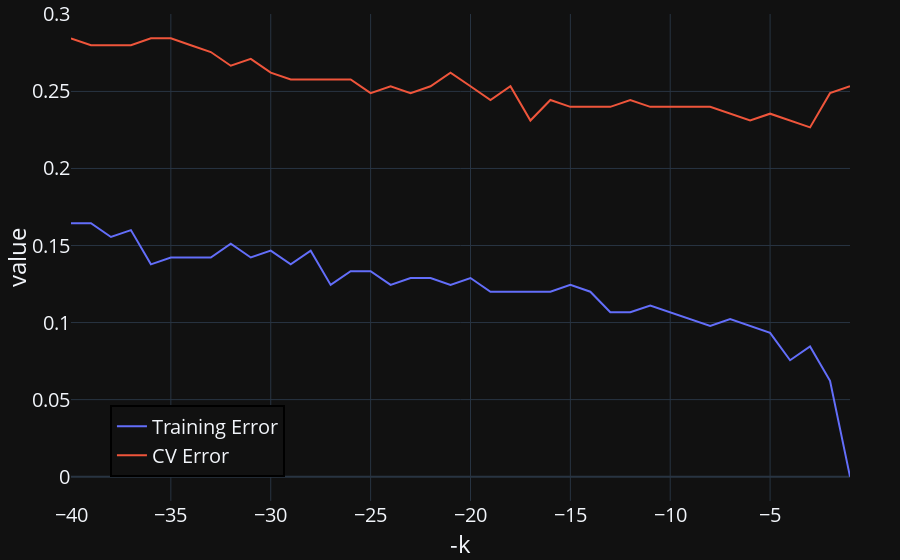

The notebook cell this image was saved under:
### Code cell
fig = px.line(both_training_and_CV_errors.iloc[0:40], x = "-k", y = ["Training Error", "CV Error"])
standardize_figure(fig)
fig.update_layout(legend_title= "", legend=dict(x=0.05, y=0.05, bordercolor="Black", borderwidth=2))
fig.show()
fig.write_image("images/Training_and_CV_error_vs_minus_k_small_k_only.png")

### Figure 1 — Plotly figure (JSON) as saved in the notebook; plotly's stock layout.template omitted (floating-point values rounded to 4 significant figures)
{"data": [{"hovertemplate": "variable=Training Error<br>-k=%{x}<br>value=%{y}<extra></extra>", "legendgroup": "Training Error", "line": {"color": "#636efa", "dash": "solid"}, "marker": {"symbol": "circle"}, "mode": "lines", "name": "Training Error", "orientation": "v", "showlegend": true, "x": [-1, -2, -3, -4, -5, -6, -7, -8, -9, -10, -11, -12, -13, -14, -15, -16, -17, -18, -19, -20, -21, -22, -23, -24, -25, -26, -27, -28, -29, -30, -31, -32, -33, -34, -35, -36, -37, -38, -39, -40], "xaxis": "x", "y": [0.0, 0.06222, 0.08444, 0.07556, 0.09333, 0.09778, 0.1022, 0.09778, 0.1022, 0.1067, 0.1111, 0.1067, 0.1067, 0.12, 0.1244, 0.12, 0.12, 0.12, 0.12, 0.1289, 0.1244, 0.1289, 0.1289, 0.1244, 0.1333, 0.1333, 0.1244, 0.1467, 0.1378, 0.1467, 0.1422, 0.1511, 0.1422, 0.1422, 0.1422, 0.1378, 0.16, 0.1556, 0.1644, 0.1644], "yaxis": "y", "type": "scatter"}, {"hovertemplate": "variable=CV Error<br>-k=%{x}<br>value=%{y}<extra></extra>", "legendgroup": "CV Error", "line": {"color": "#EF553B", "dash": "solid"}, "marker": {"symbol": "circle"}, "mode": "lines", "name": "CV Error", "orientation": "v", "showlegend": true, "x": [-1, -2, -3, -4, -5, -6, -7, -8, -9, -10, -11, -12, -13, -14, -15, -16, -17, -18, -19, -20, -21, -22, -23, -24, -25, -26, -27, -28, -29, -30, -31, -32, -33, -34, -35, -36, -37, -38, -39, -40], "xaxis": "x", "y": [0.2533, 0.2489, 0.2267, 0.2311, 0.2356, 0.2311, 0.2356, 0.24, 0.24, 0.24, 0.24, 0.2444, 0.24, 0.24, 0.24, 0.2444, 0.2311, 0.2533, 0.2444, 0.2533, 0.2622, 0.2533, 0.2489, 0.2533, 0.2489, 0.2578, 0.2578, 0.2578, 0.2578, 0.2622, 0.2711, 0.2667, 0.2756, 0.28, 0.2844, 0.2844, 0.28, 0.28, 0.28, 0.2844], "yaxis": "y", "type": "scatter"}], "layout": {"xaxis": {"anchor": "y", "domain": [0.0, 1.0], "title": {"text": "-k"}}, "yaxis": {"anchor": "x", "domain": [0.0, 1.0], "title": {"text": "value"}}, "legend": {"title": {"text": ""}, "tracegroupgap": 0, "x": 0.05, "y": 0.05, "bordercolor": "Black", "borderwidth": 2}, "margin": {"t": 1, "l": 50, "r": 50, "b": 0}, "font": {"size": 20}}}
